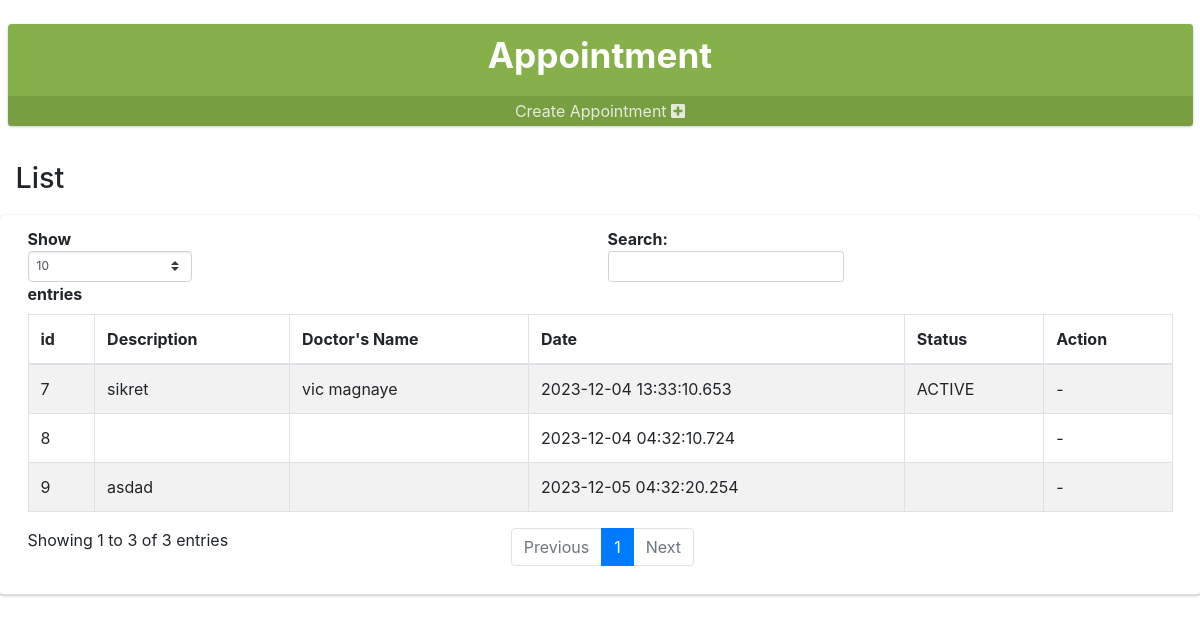
The app's page /admin/appointment.php (signed in) with its own data.
### tables this page shows
CREATE TABLE `appointment` (
  `appointment_id` int(11) NOT NULL,
  `description` varchar(255) NOT NULL,
  `doctor_id` int(11) DEFAULT NULL,
  `patient_id` int(11) DEFAULT NULL,
  `date` datetime(3) NOT NULL,
  `status` varchar(255) NOT NULL DEFAULT 'PENDING',
  `request_status` varchar(255) NOT NULL DEFAULT 'PENDING',
  `doctor_name` varchar(255) DEFAULT NULL
);

CREATE TABLE `doctor` (
  `doctor_id` int(11) NOT NULL,
  `first_name` varchar(255) NOT NULL,
  `middle_name` varchar(255) DEFAULT NULL,
  `last_name` varchar(255) NOT NULL,
  `suffix` varchar(255) NOT NULL,
  `specialist` varchar(255) NOT NULL,
  `id_number` varchar(255) NOT NULL,
  `barangay` varchar(255) NOT NULL,
  `password` varchar(250) NOT NULL,
  `username` varchar(250) NOT NULL,
  `status` varchar(100) NOT NULL DEFAULT 'ACTIVE'
);

### loginverification.php (called while the page is built, shortened)
<?php
function logged_in(){
  if(isset($_SESSION['user_id']) && !empty($_SESSION['user_id'])){
    return true;
  }else {
    return false;
  }
}
?>

### admin/appointment.php (the view, shortened to what this page needs)
<?php
include '../connectMySQL.php';
include '../loginverification.php';
if (logged_in()) {
?>
<!DOCTYPE html>
<html lang="en">
  <link rel="stylesheet" href="../plugins/fontawesome-free/css/all.min.css">
  <link rel="stylesheet" href="../plugins/icheck-bootstrap/icheck-bootstrap.min.css">
  <link rel="stylesheet" href="../dist/css/adminlte.min.css?v=3.2.0">
  <link rel="stylesheet" href="../designs.css">
<form method="post">
<div class="col-lg-12 col-12">
    <div class="small-box badge-info">
        <div class="inner"><center>
            <h3>Appointment</h3></center>
        </div>
        <a href="#top" class="small-box-footer ">
                Create Appointment <i class="fas fa-plus-square"></i>
         </a>
    </div>
</div>
<div class="content-header">
    <div class="container-fluid">
        <div class="row mb-1">
            <div class="col-sm-12">
                <h1 class="m-0" id="concernInfo">List </h1>
            </div>
        </div>
    </div>
</div>
<section>
<div class="content">
    <div class="card">
        <div class="card-header border-1">
            <div class="d-flex flex-row justify-content-end">
                <?php
                $query = "SELECT *,concat(b.first_name,' ',b.last_name) as doc_name FROM appointment a
                left join doctor b on b.doctor_id = a.doctor_id ";
                $result = $conn->query($query);
                echo "<div id='successz' class = 'col-lg-12'>
                <table class='table table-bordered table-striped dataTable dtr-inline ' id='table'>
                <thead><tr>
                <th nowrap>id</th>
                <th nowrap>Description</th>
                <th nowrap>Doctor's Name</th>
                <th nowrap>Date</th>
                <th nowrap>Status</th>
                <th nowrap>Action</th>
                </tr></thead><tbody>";
                while ($row = $result->fetch_assoc()) {
                    echo "<tr role='row'>";
                    echo "<td>" . $row['appointment_id'] . "</td>";
                    echo "<td>" . $row['description'] . "</td>";
                    echo "<td>" . $row['doc_name'] . "</td>";
                    echo "<td>" . $row['date'] . "</td>";
                    echo "<td>" . $row['status'] . "</td>";
                    if($row['status'] === 'PENDING') {
                      echo "<td> <button class='btn btn-info clickBtn'><i class='fas fa-check'></i></button></td>";
                    } else {
                      echo "<td> - </td>";
                    }
                }
                ?>
              </div>
            </div>
          </div>
        </div>
</section>
</form>
<?php
} else {
    header('location:../index.php');
}
?>
</body>
</html>

### designs.css (style rules this page uses)
.badge-info { color: #fff; background-color: #86B049; }

### admin/appointment.php (style rules this page uses)
.badge-info { color: #fff; background-color: #86B049; }

### records on screen
appointment: appointment_id "7", description "sikret", doc_name "vic magnaye", date "2023-12-04 13:33:10.653", doctor.status "ACTIVE"
appointment: appointment_id "8", date "2023-12-04 04:32:10.724"
appointment: appointment_id "9", description "asdad", date "2023-12-05 04:32:20.254"
